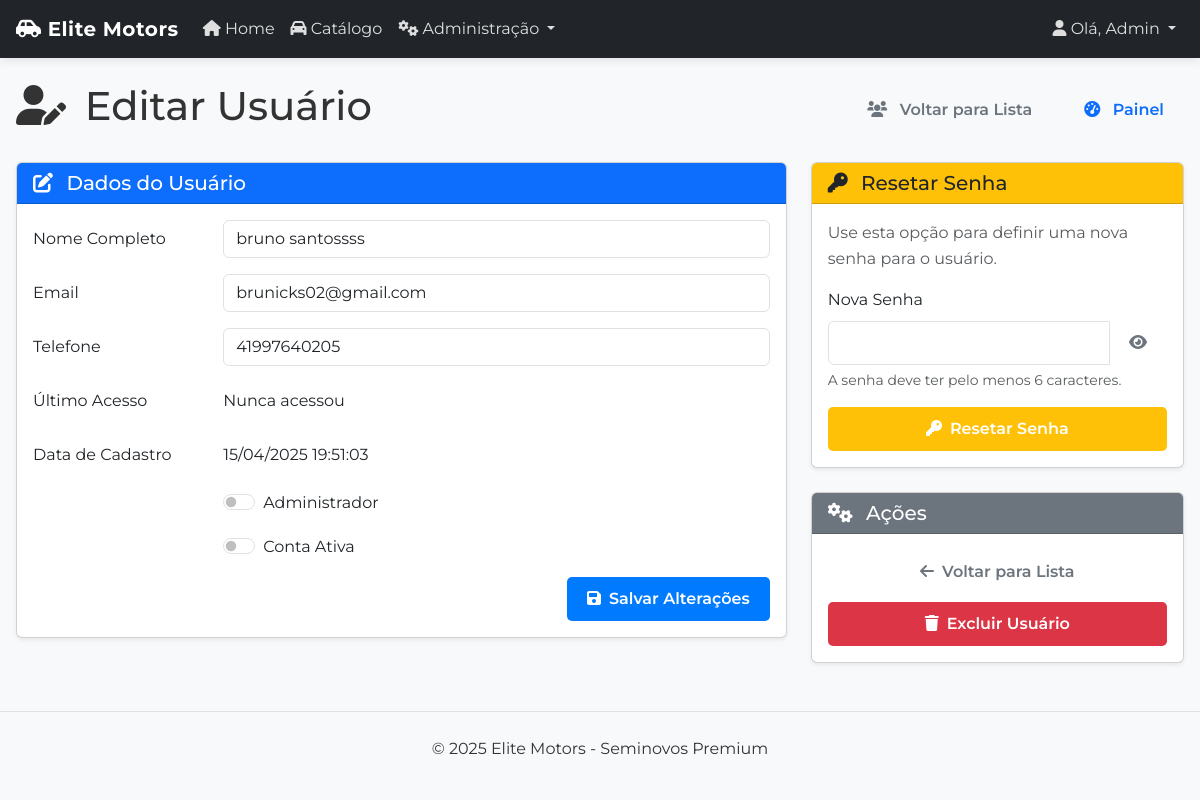
The page /public/index.php?url=users/editar&id=2 (signed in) on the database its author committed.
### tables this page shows
CREATE TABLE `usuarios` (
  `id` int(11) NOT NULL,
  `nome` varchar(255) NOT NULL,
  `email` varchar(255) NOT NULL,
  `senha` varchar(255) NOT NULL,
  `telefone` varchar(20) DEFAULT NULL,
  `admin` tinyint(1) DEFAULT 0,
  `data_cadastro` timestamp NOT NULL DEFAULT current_timestamp(),
  `ultimo_acesso` datetime DEFAULT NULL,
  `ativo` tinyint(1) DEFAULT 1
);

### controllers/UsersController.php (called while the page is built, shortened)
<?php
require_once __DIR__ . '/../models/Usuario.php';
class UsersController {
    private $usuarioModel;
    public function __construct() {
        $this->usuarioModel = new Usuario();
    }
    public function editar() {
        $id = isset($_GET['id']) ? (int)$_GET['id'] : null;
        try {
            $usuario = $this->usuarioModel->buscarPorId($id);
        } catch (Exception $e) {
            $erro = "Erro: " . $e->getMessage();
        }
        include __DIR__ . '/../views/admin/edit_user.php';
    }
}
?>

### public/index.php (called while the page is built, shortened)
<?php
try {
    $dispatcher = new Dispatcher();
    $dispatcher->dispatch($_GET['url'] ?? '');
} catch (Exception $e) {
    error_log("Fatal error: " . $e->getMessage());
    echo "<h1>Ocorreu um erro</h1>";
    echo "<p>Desculpe, ocorreu um problema ao processar sua solicitação.</p>";
    if (getenv('ENVIRONMENT') !== 'production') {
        echo "<p>Erro: " . $e->getMessage() . "</p>";
    }
}
?>

### config/database.php (called while the page is built)
<?php
class Database {
    private static $pdo;
    public static function getConnection() {
        if (!self::$pdo) {
            try {
                self::$pdo = new PDO("mysql:host=localhost;dbname=carros_db", "root", "");
                self::$pdo->setAttribute(PDO::ATTR_ERRMODE, PDO::ERRMODE_EXCEPTION);
            } catch (PDOException $e) {
                die("Erro de conexão: " . $e->getMessage());
            }
        }
        return self::$pdo;
    }
}
?>

### models/Usuario.php (called while the page is built, shortened)
<?php
require_once __DIR__ . '/../config/database.php';
class Usuario {
    private $db;
    public function __construct() {
        $this->db = Database::getConnection();
        $this->criarTabelaSeNaoExistir();
    }
    public function criarTabelaSeNaoExistir() {
        $sql = "CREATE TABLE IF NOT EXISTS usuarios (
            id INT(11) AUTO_INCREMENT PRIMARY KEY,
            nome VARCHAR(255) NOT NULL,
            email VARCHAR(255) NOT NULL UNIQUE,
            senha VARCHAR(255) NOT NULL,
            telefone VARCHAR(20),
            admin TINYINT(1) DEFAULT 0,
            remember_token VARCHAR(255),
            reset_token VARCHAR(255),
            reset_token_expira DATETIME,
            data_cadastro TIMESTAMP DEFAULT CURRENT_TIMESTAMP
        )";
        $this->db->exec($sql);
        try {
            $this->db->exec("ALTER TABLE usuarios ADD COLUMN IF NOT EXISTS ativo TINYINT(1) DEFAULT 1");
            $this->db->exec("ALTER TABLE usuarios ADD COLUMN IF NOT EXISTS ultimo_acesso DATETIME DEFAULT NULL");
            $stmt = $this->db->query("SELECT COUNT(*) FROM usuarios WHERE admin = 1");
        } catch (PDOException $e) {
            error_log('Error checking/fixing usuarios table: ' . $e->getMessage());
        }
    }
    public function buscarPorId($id) {
        $sql = "SELECT id, nome, email, telefone, admin FROM usuarios WHERE id = ?";
        $stmt = $this->db->prepare($sql);
        $stmt->execute([$id]);
        return $stmt->fetch(PDO::FETCH_ASSOC);
    }
}
?>

### views/admin/edit_user.php (the view, shortened to what this page needs)
<?php include __DIR__ . '/../header.php'; ?>
<div class="container my-4">
    <div class="d-flex justify-content-between align-items-center mb-4">
        <h1><i class="fas fa-user-edit me-2"></i> Editar Usuário</h1>
        <div>
            <a href="index.php?url=users" class="btn btn-outline-secondary me-2">
                <i class="fas fa-users me-2"></i> Voltar para Lista
            </a>
            <a href="index.php?url=admin/dashboard" class="btn btn-outline-primary">
                <i class="fas fa-tachometer-alt me-2"></i> Painel
            </a>
        </div>
    </div>
    <div class="row">
        <div class="col-md-8">
            <div class="card shadow-sm mb-4">
                <div class="card-header bg-primary text-white">
                    <h5 class="mb-0"><i class="fas fa-edit me-2"></i> Dados do Usuário</h5>
                </div>
                <div class="card-body">
                    <form method="post" action="index.php?url=users/editar&id=<?php echo $usuario['id']; ?>">
                        <div class="row mb-3">
                            <label for="nome" class="col-sm-3 col-form-label">Nome Completo</label>
                            <div class="col-sm-9">
                                <input type="text" class="form-control" id="nome" name="nome"
                                       value="<?php echo htmlspecialchars($usuario['nome']); ?>" required>
                            </div>
                        </div>
                        <div class="row mb-3">
                            <label for="email" class="col-sm-3 col-form-label">Email</label>
                            <div class="col-sm-9">
                                <input type="email" class="form-control" id="email" name="email"
                                       value="<?php echo htmlspecialchars($usuario['email']); ?>" required>
                            </div>
                        </div>
                        <div class="row mb-3">
                            <label for="telefone" class="col-sm-3 col-form-label">Telefone</label>
                            <div class="col-sm-9">
                                <input type="tel" class="form-control" id="telefone" name="telefone"
                                       value="<?php echo htmlspecialchars($usuario['telefone'] ?? ''); ?>">
                            </div>
                        </div>
                        <div class="row mb-3">
                            <label class="col-sm-3 col-form-label">Último Acesso</label>
                            <div class="col-sm-9">
                                <p class="form-control-plaintext">
                                    <?php echo isset($usuario['ultimo_acesso']) && $usuario['ultimo_acesso']
                                        ? date('d/m/Y H:i:s', strtotime($usuario['ultimo_acesso']))
                                        : 'Nunca acessou'; ?>
                                </p>
                            </div>
                        </div>
                        <div class="row mb-3">
                            <label class="col-sm-3 col-form-label">Data de Cadastro</label>
                            <div class="col-sm-9">
                                <p class="form-control-plaintext">
                                    <?php echo isset($usuario['data_cadastro']) && $usuario['data_cadastro']
                                        ? date('d/m/Y H:i:s', strtotime($usuario['data_cadastro']))
                                        : date('d/m/Y H:i:s'); ?>
                                </p>
                            </div>
                        </div>
                        <div class="row mb-3">
                            <div class="col-sm-9 offset-sm-3">
                                <div class="form-check form-switch">
                                    <input class="form-check-input" type="checkbox" role="switch"
                                           id="admin" name="admin" value="1"
                                           <?php echo $usuario['admin'] ? 'checked' : ''; ?>
                                           <?php echo $usuario['id'] == $_SESSION['user']['id'] ? 'disabled' : ''; ?>>
                                    <label class="form-check-label" for="admin">Administrador</label>
                                </div>
                            </div>
                        </div>
                        <div class="row mb-3">
                            <div class="col-sm-9 offset-sm-3">
                                <div class="form-check form-switch">
                                    <input class="form-check-input" type="checkbox" role="switch"
                                           id="ativo" name="ativo" value="1"
                                           <?php echo isset($usuario['ativo']) && $usuario['ativo'] ? 'checked' : ''; ?>
                                           <?php echo $usuario['id'] == $_SESSION['user']['id'] ? 'disabled' : ''; ?>>
                                    <label class="form-check-label" for="ativo">Conta Ativa</label>
                                </div>
                            </div>
                        </div>
                        <div class="d-grid gap-2 d-md-flex justify-content-md-end">
                            <button type="submit" class="btn btn-primary">
                                <i class="fas fa-save me-2"></i>Salvar Alterações
                            </button>
                        </div>
                    </form>
                </div>
            </div>
        </div>
        <div class="col-md-4">
            <div class="card shadow-sm mb-4">
                <div class="card-header bg-warning">
                    <h5 class="mb-0"><i class="fas fa-key me-2"></i> Resetar Senha</h5>
                </div>
                <div class="card-body">
                    <p class="text-muted mb-3">Use esta opção para definir uma nova senha para o usuário.</p>
                    <form method="post" action="index.php?url=users/resetarSenha" id="resetPasswordForm">
                        <div class="mb-3">
                            <label for="nova_senha" class="form-label">Nova Senha</label>
                            <div class="input-group">
                                <input type="password" class="form-control" id="nova_senha" name="nova_senha"
                                       autocomplete="new-password" required minlength="6">
                                <button class="btn btn-outline-secondary toggle-password" type="button">
                                    <i class="fas fa-eye"></i>
                                </button>
                            </div>
                            <div class="form-text">A senha deve ter pelo menos 6 caracteres.</div>
                        </div>
                        <div class="d-grid">
                            <button type="submit" class="btn btn-warning" id="resetPasswordBtn">
                                <i class="fas fa-key me-2"></i>Resetar Senha
                            </button>
                        </div>
                    </form>
                </div>
            </div>
            <div class="card shadow-sm">
                <div class="card-header bg-secondary text-white">
                    <h5 class="mb-0"><i class="fas fa-cogs me-2"></i> Ações</h5>
                </div>
                <div class="card-body">
                    <div class="d-grid gap-2">
                        <a href="index.php?url=users" class="btn btn-outline-secondary">
                            <i class="fas fa-arrow-left me-2"></i>Voltar para Lista
                        </a>
                        <?php if($usuario['id'] != $_SESSION['user']['id']): ?>
                        <button type="button" class="btn btn-danger" data-bs-toggle="modal" data-bs-target="#deleteUserModal">
                            <i class="fas fa-trash me-2"></i>Excluir Usuário
                        </button>
                        <?php endif; ?>
                    </div>
                </div>
            </div>
        </div>
    </div>
</div>
<?php include __DIR__ . '/../footer.php'; ?>

### public/style.css (style rules this page uses)
:root { --primary: #007bff; --secondary: #6c757d; --success: #28a745; --danger: #dc3545; --warning: #ffc107; --info: #17a2b8; --light: #f8f9fa; --dark: #343a40; }
* { margin: 0; padding: 0; box-sizing: border-box; }
body { font-family: 'Montserrat', sans-serif; line-height: 1.6; color: #333; background-color: #f8f9fa; position: relative; min-height: 100vh; }
.container { max-width: 1280px; margin: 0 auto; padding: 0 1rem; }
.btn { padding: 10px 20px; border-radius: 5px; border: none; font-weight: 600; cursor: pointer; transition: all 0.2s; }
.btn-primary { background-color: var(--primary); color: white; }
.btn-danger { background-color: var(--danger); color: white; }
.btn-warning { background-color: var(--warning); color: white; }
.page-header, .container, .row { position: relative; z-index: 1; }

### views/header.php (style rules this page uses)
body { padding-top: 0; min-height: 100vh; display: flex; flex-direction: column; }

### rows shown on the page
usuarios: nome "bruno santossss", email "brunicks02@gmail.com", telefone "41997640205"

### other values the page prints
$_SESSION['user']['nome'] "Admin"
